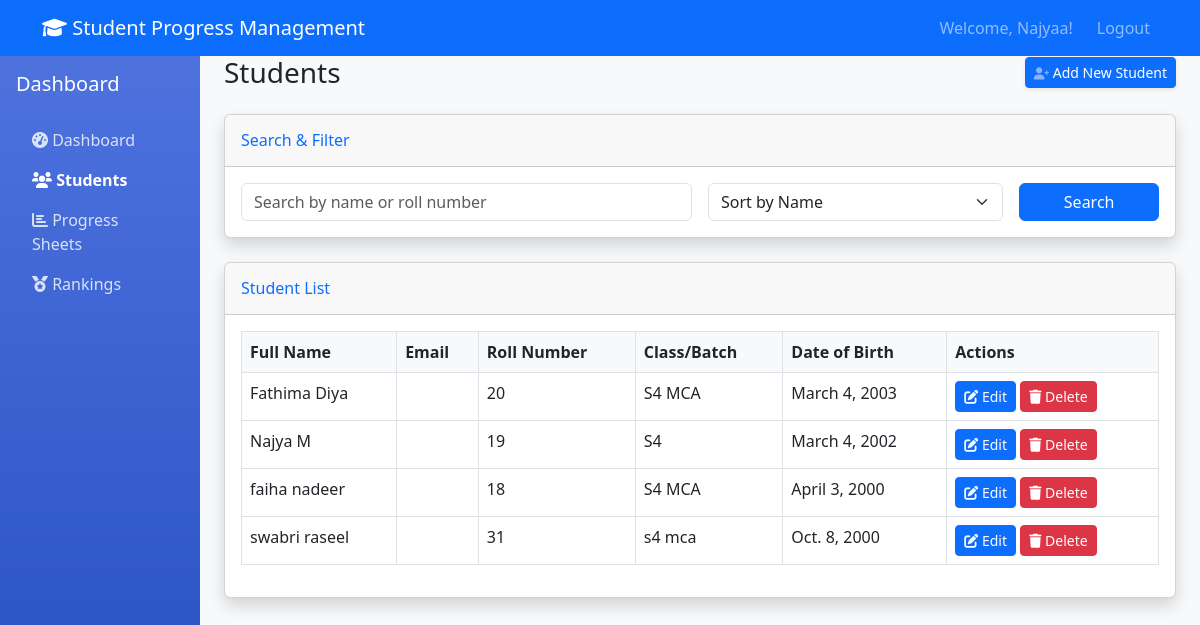
Page /students/ (signed in) on the committed database.
### dashboard/models.py (models this page shows, shortened)
class Student(models.Model):
    user = models.OneToOneField(User, on_delete=models.CASCADE)
    full_name = models.CharField(max_length=100)
    roll_number = models.CharField(max_length=10, unique=True)
    class_batch = models.CharField(max_length=50)
    date_of_birth = models.DateField()

### dashboard/views.py (the view)
# urls.py: path('students/', views.student_list_view, name='student_list'),
@login_required
def student_list_view(request):
    students = Student.objects.all().order_by('full_name')
    search_query = request.GET.get('search', '')
    if search_query:
        students = students.filter(
            Q(full_name__icontains=search_query) |
            Q(roll_number__icontains=search_query)
        )
    sort_by = request.GET.get('sort_by', 'full_name')
    if sort_by in ['full_name', 'roll_number', 'class_batch', 'date_of_birth']:
        students = students.order_by(sort_by)
    context = {
        'students': students,
        'search_query': search_query,
        'sort_by': sort_by,
    }
    return render(request, 'dashboard/student_list.html', context)

### templates/dashboard/student_list.html (shortened to what this page needs)
{% extends 'base.html' %}
{% block content %}
<div class="container-fluid">
    <div class="d-sm-flex align-items-center justify-content-between mb-4">
        <h1 class="h3 mb-0 text-gray-800">Students</h1>
        <a href="{% url 'add_student' %}" class="d-none d-sm-inline-block btn btn-sm btn-primary shadow-sm">
             Add New Student
        </a>
    </div>
    <div class="card shadow mb-4">
        <div class="card-header py-3">
            <h6 class="m-0 font-weight-bold text-primary">Search & Filter</h6>
        </div>
        <div class="card-body">
            <form method="get" class="row g-3">
                <div class="col-md-6">
                    <input type="text" class="form-control" name="search" placeholder="Search by name or roll number"
                           value="{{ search_query }}">
                </div>
                <div class="col-md-4">
                    <select class="form-select" name="sort_by">
                        <option value="full_name" {% if sort_by == 'full_name' %}selected{% endif %}>Sort by Name</option>
                    </select>
                </div>
                <div class="col-md-2">
                    <button type="submit" class="btn btn-primary w-100">Search</button>
                </div>
            </form>
        </div>
    </div>
    <div class="card shadow mb-4">
        <div class="card-header py-3">
            <h6 class="m-0 font-weight-bold text-primary">Student List</h6>
        </div>
        <div class="card-body">
            <div class="table-responsive">
                <table class="table table-bordered" id="dataTable" width="100%" cellspacing="0">
                    <thead>
                        <tr>
                            <th>Full Name</th>
                            <th>Email</th>
                            <th>Roll Number</th>
                            <th>Class/Batch</th>
                            <th>Date of Birth</th>
                            <th>Actions</th>
                        </tr>
                    </thead>
                    <tbody>
                        {% for student in students %}
                        <tr>
                            <td>{{ student.full_name }}</td>
                            <td>{{ student.email }}</td>
                            <td>{{ student.roll_number }}</td>
                            <td>{{ student.class_batch }}</td>
                            <td>{{ student.date_of_birth }}</td>
                            <td>
                                <a href="{% url 'edit_student' student.id %}" class="btn btn-sm btn-primary">
                                    <i class="fas fa-edit"></i> Edit
                                </a>
                                <a href="{% url 'delete_student' student.id %}" class="btn btn-sm btn-danger">
                                    <i class="fas fa-trash"></i> Delete
                                </a>
                            </td>
                        </tr>
                        {% empty %}
                        <tr>
                            <td colspan="6" class="text-center">No students found.</td>
                        </tr>
                        {% endfor %}
                    </tbody>
                </table>
            </div>
        </div>
    </div>
</div>
{% endblock %}

### templates/base.html (shortened to what this page needs)
<!DOCTYPE html>
<html lang="en">
<head>
    <link href="https://cdn.jsdelivr.net/npm/bootstrap@5.3.0/dist/css/bootstrap.min.css" rel="stylesheet">
    <link href="https://cdnjs.cloudflare.com/ajax/libs/font-awesome/6.0.0/css/all.min.css" rel="stylesheet">
</head>
<body>
    <nav class="navbar navbar-expand-lg navbar-dark bg-primary">
        <div class="container">
            <a class="navbar-brand" href="{% url 'dashboard' %}">
                <i class="fas fa-graduation-cap"></i> Student Progress Management
            </a>
            {% if user.is_authenticated %}
            <div class="navbar-nav ms-auto">
                <span class="navbar-text me-3">
                    Welcome, {{ user.username }}!
                </span>
                <a class="nav-link" href="{% url 'logout' %}">Logout</a>
            </div>
            {% endif %}
        </div>
    </nav>
    <div class="container-fluid">
        <div class="row">
            {% if user.is_authenticated %}
            <div class="col-md-2 sidebar p-3">
                <ul class="nav flex-column">
                    <li class="nav-item mb-3">
                        <h5 class="text-white">Dashboard</h5>
                    </li>
                    <li class="nav-item">
                        <a class="nav-link {% if request.resolver_match.url_name == 'dashboard' %}active{% endif %}"
                           href="{% url 'dashboard' %}">
                            <i class="fas fa-tachometer-alt"></i> Dashboard
                        </a>
                    </li>
                    <li class="nav-item">
                        <a class="nav-link {% if request.resolver_match.url_name == 'student_list' %}active{% endif %}"
                           href="{% url 'student_list' %}">
                            <i class="fas fa-users"></i> Students
                        </a>
                    </li>
                    <li class="nav-item">
                        <a class="nav-link {% if request.resolver_match.url_name == 'progress_sheet' %}active{% endif %}"
                           href="{% url 'progress_sheet' %}">
                            <i class="fas fa-chart-bar"></i> Progress Sheets
                        </a>
                    </li>
                    <li class="nav-item">
                        <a class="nav-link {% if request.resolver_match.url_name == 'ranking' %}active{% endif %}"
                           href="{% url 'ranking' %}">
                            <i class="fas fa-medal"></i> Rankings
                        </a>
                    </li>
                </ul>
            </div>
            {% endif %}
            <div class="col-md-10">
                {% block content %}
                {% endblock %}
            </div>
        </div>
    </div>
</body>
</html>

### templates/base.html (style rules this page uses)
body { background-color: #f8f9fa; }
.sidebar { min-height: 100vh; background: linear-gradient(180deg, #4e73df, #224abe); }
.sidebar .nav-link { color: rgba(255, 255, 255, 0.8); }
.sidebar .nav-link.active { color: #fff; font-weight: bold; }
.card { box-shadow: 0 0.15rem 1.75rem 0 rgba(58, 59, 69, 0.15); }
.table th { background-color: #f8f9fa; }

### rows in the picture
Student: full_name "Fathima Diya", roll_number "20", class_batch "S4 MCA", date_of_birth "March 4, 2003"
Student: full_name "Najya M", roll_number "19", class_batch "S4", date_of_birth "March 4, 2002"
Student: full_name "faiha nadeer", roll_number "18", class_batch "S4 MCA", date_of_birth "April 3, 2000"
Student: full_name "swabri raseel", roll_number "31", class_batch "s4 mca", date_of_birth "Oct. 8, 2000"

### other values in the picture
{{ user.username }} "Najyaa"
